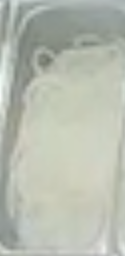
#> input picture 01. Labelling data/color_analysis/onion/01. full.png, 125 x 256 px; its folder holds only this picture in this run
$ python color_analysis_onion.py
#> lines starting #> are read from the running program, lines starting #| are printed output that depends on the picture; after the words box and inside, x2 and y2 are one past the last pixel; in counts of white or black regions, pixels touching at a corner belong together
import cv2
import numpy as np
import os
import matplotlib.pyplot as plt

def analyze_onion_true_fidelity(folder_path):
#> called with folder_path = 'color_analysis/onion'
    if not os.path.exists(folder_path):
        print("Error: Carpeta no encontrada.")
        return

    files = sorted([f for f in os.listdir(folder_path) if f.endswith('.png')])
    results_data = []

    print(f"{'ARCHIVO':<25} | {'% OCUPACIÓN':<15}")
    print("-" * 45)

    for filename in files:
        path = os.path.join(folder_path, filename)
        img = cv2.imread(path)
#> img is the input picture: shape (256, 125, 3); mean B, G, R 175.8, 188, 183
        if img is None: continue

        # 1. SUAVIZADO LIGERO
        blur = cv2.GaussianBlur(img, (3, 3), 0)

        # 2. LAB - CANAL B
        lab = cv2.cvtColor(blur, cv2.COLOR_BGR2LAB)
#> lab: shape (256, 125, 3); mean of channels 0, 1, 2 192.6, 124, 133.5
        l, a, b = cv2.split(lab)
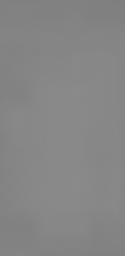
#> b: shape (256, 125); min 127, max 139, mean 133.5

        # 3. UMBRAL FIEL (128)
        # Atrapa todo lo que no sea fondo azul puro.
        _, mask_heat = cv2.threshold(b, 130, 255, cv2.THRESH_BINARY)
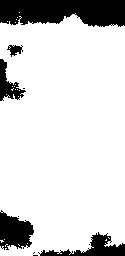
#> mask_heat: shape (256, 125); 84% white; 10 black regions (5 under 20 px), largest, box (x1, y1, x2, y2) and area: (0, 0, 125, 27) 2854, (0, 210, 34, 250) 911, (38, 232, 125, 256) 778, (0, 59, 26, 101) 455, (7, 45, 23, 57) 106

        # 4. PROTECCIÓN CONTRA BRILLOS
        _, mask_glare = cv2.threshold(l, 250, 255, cv2.THRESH_BINARY)
#> mask_glare: shape (256, 125); every value is 0
        mask = cv2.subtract(mask_heat, mask_glare)

        # --- MARCO DE SEGURIDAD MÍNIMO ---
        # Solo 5px para evitar ruido del borde extremo de la cámara.
        h, w = mask.shape
#> h = 256; w = 125
        cv2.rectangle(mask, (0,0), (w, h), 0, thickness=5)
#> mask: shape (256, 125); 79.6% white; 5 black regions (3 under 20 px), largest, box (x1, y1, x2, y2) and area: (0, 0, 125, 256) 6404, (7, 45, 23, 57) 106

        # --- MORFOLOGÍA DE "FIDELIDAD" ---
        # NO USAMOS CLOSE NI DILATE para no tapar huecos.

        # Usamos OPEN suave (3x3) para separar islas que apenas se tocan.
        # Esto permite que se formen múltiples contornos separados.
        kernel_sep = np.ones((3,3), np.uint8)
        mask = cv2.morphologyEx(mask, cv2.MORPH_OPEN, kernel_sep, iterations=1)
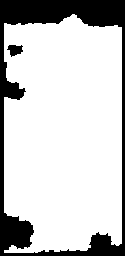
#> mask: shape (256, 125); 78.9% white; 2 black regions

        # 5. FILTRO DE ÁREA (CERO)
        # Si existe, se dibuja. Esto incluye migajas y huecos internos.
        contours, hierarchy = cv2.findContours(mask, cv2.RETR_TREE, cv2.CHAIN_APPROX_SIMPLE)
#> contours = 2 contours; box (x1, y1, x2, y2) and area: (4, 14, 122, 253) 24977, (6, 44, 24, 58) 148
        mask_final = np.zeros_like(mask)

        # Dibujamos todos los contornos (externos e internos/huecos)
        for i, cnt in enumerate(contours):
            if cv2.contourArea(cnt) > 0:
                # Usamos RETR_TREE y hierarchy para dibujar correctamente los huecos
                cv2.drawContours(mask_final, contours, i, 255, -1, hierarchy=hierarchy)
#> this loop made 2 passes
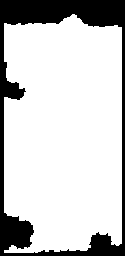
#> mask_final: shape (256, 125); 79.3% white; 1 black region
        mask = mask_final

        # CALCULAR
        food_pixels = cv2.countNonZero(mask)
#> food_pixels = 25380
        total_pixels = img.shape[0] * img.shape[1]
#> total_pixels = 32000
        percent = (food_pixels / total_pixels) * 100
#> percent = 79.31

        # VISUALIZAR
        img_visual = img.copy()
        # Volvemos a buscar para dibujar la línea verde final
        final_contours, final_hierarchy = cv2.findContours(mask, cv2.RETR_TREE, cv2.CHAIN_APPROX_SIMPLE)
#> final_contours = 1 contour; box (x1, y1, x2, y2) and area: (4, 14, 122, 253) 24977; final_hierarchy = [[-1, -1, -1, -1]]
        # Grosor 1 para máxima precisión visual
        cv2.drawContours(img_visual, final_contours, -1, (0, 255, 0), 1, hierarchy=final_hierarchy)
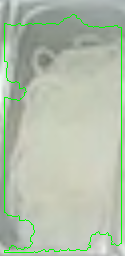
#> img_visual: shape (256, 125, 3); 2.51% of pixels changed, all inside (x1, y1, x2, y2) = (4, 14, 122, 253)
        img_visual_rgb = cv2.cvtColor(img_visual, cv2.COLOR_BGR2RGB)

        # MAPA DE CALOR (Referencia visual)
        heatmap = cv2.normalize(b, None, 0, 255, cv2.NORM_MINMAX)
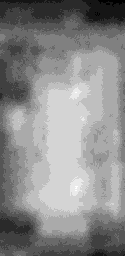
#> heatmap: shape (256, 125); min 0, max 255, mean 138.3
        heatmap = cv2.applyColorMap(heatmap, cv2.COLORMAP_JET)
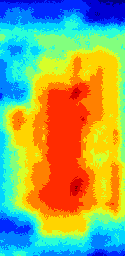
#> heatmap: shape (256, 125, 3); mean B, G, R 102.9, 167.9, 150.5
        heatmap_rgb = cv2.cvtColor(heatmap, cv2.COLOR_BGR2RGB)

        state_name = filename.split('.')[1].replace('_', ' ').title().strip()
        results_data.append({'name': state_name, 'percent': percent, 'image': img_visual_rgb, 'heatmap': heatmap_rgb})
        print(f"{filename:<25} | {percent:6.2f}%")
#| 01. full.png              |  79.31%

    # GRAFICAR
    if not results_data: return
    num_images = len(results_data)
#> num_images = 1
    import math
    cols = 3
    rows = math.ceil(num_images / cols)
#> rows = 1

    fig = plt.figure(figsize=(16, 5 * rows))
    plt.suptitle("Detección Fiel (Islas y Huecos basados en Mapa de Calor)", fontsize=16)

    for i in range(num_images):
        r = (i // cols); c = (i % cols)
        ax_img = fig.add_subplot(rows * 2, cols, (r * 2 * cols) + c + 1)
        data = results_data[i]
        ax_img.imshow(data['image'])
        ax_img.set_title(f"{data['name']}\n{data['percent']:.1f}%", fontsize=12, fontweight='bold')
        ax_img.axis('off')

        ax_heat = fig.add_subplot(rows * 2, cols, ((r * 2 + 1) * cols) + c + 1)
        ax_heat.imshow(data['heatmap'])
        ax_heat.set_title("Mapa de Calor (Referencia)", fontsize=9)
        ax_heat.axis('off')

    plt.tight_layout()
    plt.show()

if __name__ == "__main__":
    folder = "color_analysis/onion"
    analyze_onion_true_fidelity(folder)

$ run again, on 01. Labelling data/color_analysis/onion/02. medium.png
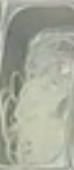
#> input picture 01. Labelling data/color_analysis/onion/02. medium.png, 74 x 170 px
#> in analyze_onion_true_fidelity, img is the input picture: shape (170, 74, 3); mean B, G, R 154.7, 169.6, 166.4
#> lab: shape (170, 74, 3); mean of channels 0, 1, 2 175.4, 124.1, 135.3
#> in analyze_onion_true_fidelity, `_, mask_heat = cv2.threshold(b, 130, 255, cv2.THRESH_BINARY)`:
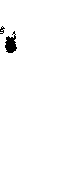
#> mask_heat: shape (170, 74); 98.6% white; 2 black regions, box (x1, y1, x2, y2) and area: (5, 31, 17, 53) 161, (0, 26, 5, 34) 20
#> mask_glare: shape (170, 74); every value is 0
#> contours = 1 contour; box (x1, y1, x2, y2) and area: (4, 4, 71, 167) 10476
#> the loop in analyze_onion_true_fidelity, `for i, cnt in enumerate(contours):` made 1 pass
#> food_pixels = 10720
#> percent = 85.21
#> final_contours has the same summary as contours; final_hierarchy = [[-1, -1, -1, -1]]
#> img_visual: shape (170, 74, 3); 3.86% of pixels changed, all inside (x1, y1, x2, y2) = (4, 4, 71, 167)
#> in analyze_onion_true_fidelity, `heatmap = cv2.applyColorMap(heatmap, cv2.COLORMAP_JET)`:
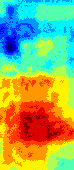
#> heatmap: shape (170, 74, 3); mean B, G, R 97.3, 174.2, 152.4
#| 02. medium.png            |  85.21%
#> num_images = 1

$ run again, on 01. Labelling data/color_analysis/onion/03. low.png
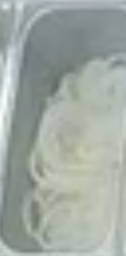
#> input picture 01. Labelling data/color_analysis/onion/03. low.png, 126 x 256 px
#> in analyze_onion_true_fidelity, img is the input picture: shape (256, 126, 3); mean B, G, R 162, 168.8, 160.4
#> lab: shape (256, 126, 3); mean of channels 0, 1, 2 174.1, 123.7, 130.4
#> in analyze_onion_true_fidelity, `_, mask_heat = cv2.threshold(b, 130, 255, cv2.THRESH_BINARY)`:
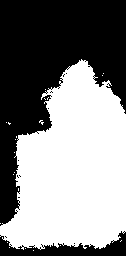
#> mask_heat: shape (256, 126); 51.9% white; 12 black regions (10 under 20 px), largest, box (x1, y1, x2, y2) and area: (0, 0, 126, 226) 14100, (0, 231, 126, 256) 1407
#> mask_glare: shape (256, 126); every value is 0
#> contours = 2 contours, 1 with area under 20; largest, box (x1, y1, x2, y2) and area: (4, 61, 123, 248) 15696
#> the loop in analyze_onion_true_fidelity, `for i, cnt in enumerate(contours):` made 2 passes
#> food_pixels = 16008
#> percent = 49.63
#> final_contours has the same summary as contours; final_hierarchy = [[1, -1, -1, -1], [-1, 0, -1, -1]]
#> img_visual: shape (256, 126, 3); 1.88% of pixels changed, all inside (x1, y1, x2, y2) = (4, 61, 123, 248)
#> in analyze_onion_true_fidelity, `heatmap = cv2.applyColorMap(heatmap, cv2.COLORMAP_JET)`:
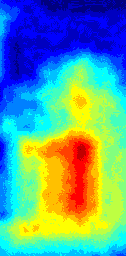
#> heatmap: shape (256, 126, 3); mean B, G, R 149.8, 157.9, 95.9
#| 03. low.png               |  49.63%
#> num_images = 1

$ run again, on 01. Labelling data/color_analysis/onion/04. empty.png
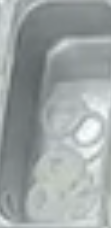
#> input picture 01. Labelling data/color_analysis/onion/04. empty.png, 111 x 228 px
#> in analyze_onion_true_fidelity, img is the input picture: shape (228, 111, 3); mean B, G, R 164.2, 164.4, 157.6
#> lab: shape (228, 111, 3); mean of channels 0, 1, 2 170.3, 125.6, 127.4
#> mask_heat: shape (228, 111); 2.7% white; 1 white region, box (x1, y1, x2, y2) and area: (38, 169, 79, 192) 690
#> mask_glare: shape (228, 111); 0.1% white in thin lines or dots, all inside (x1, y1, x2, y2) = (83, 125, 96, 139)
#> mask: shape (228, 111); 2.6% white; 1 white region
#> contours = 1 contour; box (x1, y1, x2, y2) and area: (39, 169, 78, 191) 616
#> the loop in analyze_onion_true_fidelity, `for i, cnt in enumerate(contours):` made 1 pass
#> food_pixels = 667
#> percent = 2.64
#> final_contours has the same summary as contours; final_hierarchy = [[-1, -1, -1, -1]]
#> img_visual: shape (228, 111, 3); 0.4% of pixels changed, all inside (x1, y1, x2, y2) = (39, 169, 78, 191)
#> in analyze_onion_true_fidelity, `heatmap = cv2.applyColorMap(heatmap, cv2.COLORMAP_JET)`:
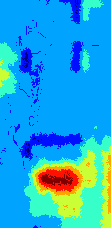
#> heatmap: shape (228, 111, 3); mean B, G, R 218.4, 169, 35.1
#| 04. empty.png             |   2.64%
#> num_images = 1
